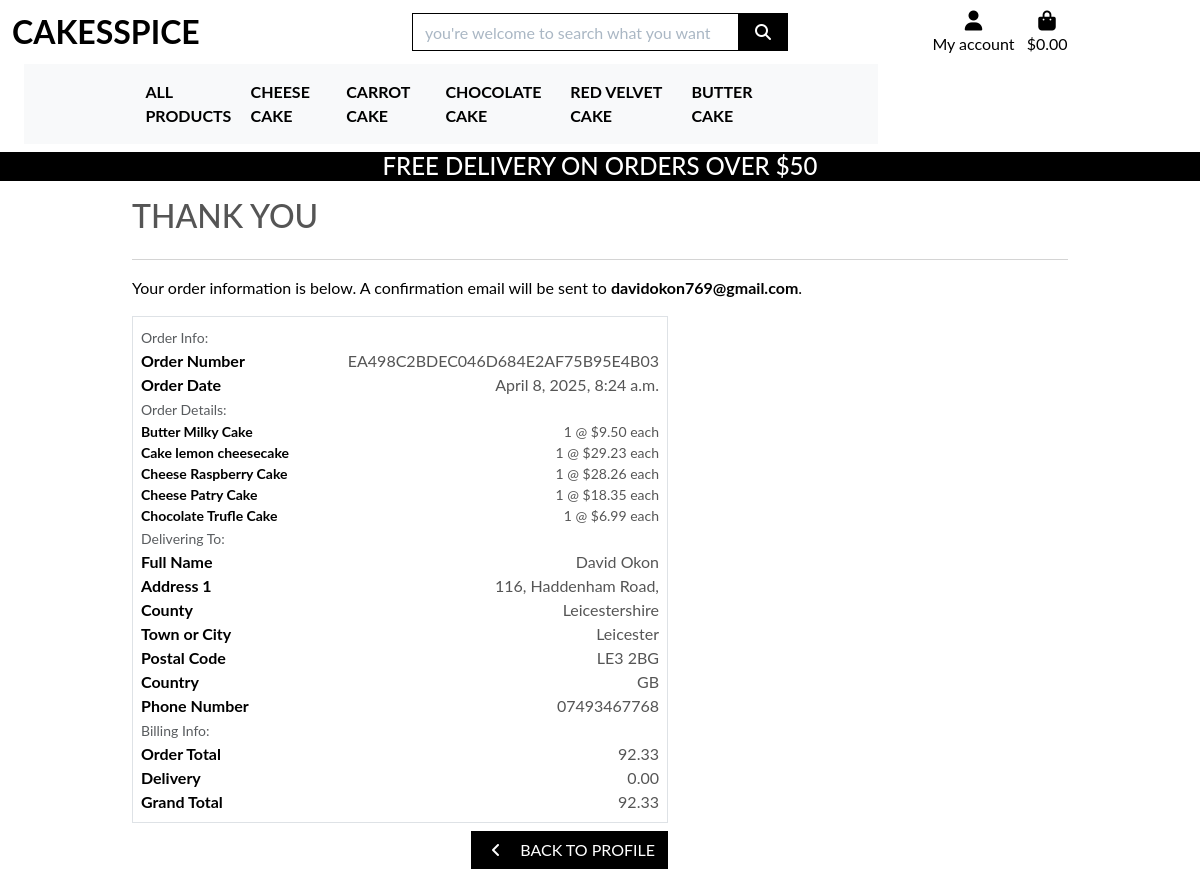
The page /profile/order_history/EA498C2BDEC046D684E2AF75B95E4B03 on the database its author committed.
### checkout/models.py (models this page shows, shortened)
class Order(models.Model):
    order_number = models.CharField(max_length=32, null=False, editable=False)
    user_profile = models.ForeignKey(UserProfile, on_delete=models.SET_NULL,
                                     null=True, blank=True, related_name='orders')
    full_name = models.CharField(max_length=50, null=False, blank=False)
    email = models.EmailField(max_length=254, null=False, blank=False)
    phone_number = models.CharField(max_length=20, null=False, blank=False)
    country = CountryField(blank_label='Country *', null=False, blank=False)
    postcode = models.CharField(max_length=20, null=True, blank=True)
    town_or_city = models.CharField(max_length=40, null=False, blank=False)
    street_address1 = models.CharField(max_length=80, null=False, blank=False)
    street_address2 = models.CharField(max_length=80, null=True, blank=True)
    county = models.CharField(max_length=80, null=True, blank=True)
    date = models.DateTimeField(auto_now_add=True)
    delivery_cost = models.DecimalField(max_digits=6, decimal_places=2, null=False, default=0)
    order_total = models.DecimalField(max_digits=10, decimal_places=2, null=False, default=0)
    grand_total = models.DecimalField(max_digits=10, decimal_places=2, null=False, default=0)
    original_bag = models.TextField(null=False, blank=False, default='')
    stripe_pid = models.CharField(max_length=254, null=False, blank=False, default='')

class OrderLineItem(models.Model):
    order = models.ForeignKey(Order, null=False, blank=False, on_delete=models.CASCADE, related_name='lineitems')
    product = models.ForeignKey(Product, null=False, blank=False, on_delete=models.CASCADE)
    product_size = models.CharField(max_length=2, null=True, blank=True) # XS, S, M, L, XL
    quantity = models.IntegerField(null=False, blank=False, default=0)
    lineitem_total = models.DecimalField(max_digits=6, decimal_places=2, null=False, blank=False, editable=False)

### products/models.py (models this page shows, shortened)
class Product(models.Model):
    name = models.CharField(max_length=500)
    price = models.DecimalField(max_digits=10, decimal_places=2)
    description = models.TextField(default=now)
    category = models.ForeignKey('Category', on_delete=models.CASCADE, default=1)
    rating = models.DecimalField(max_digits=6, decimal_places=2, null=False, default=0.0)
    imageUrl = models.URLField(null=True, blank=True)
    image = models.ImageField(upload_to='products/', null=True, blank=True)

### profiles/views.py (the view)
# urls.py: path('order_history/<order_number>', views.order_history, name='order_history'),
def order_history(request, order_number):
    order = get_object_or_404(Order, order_number=order_number)
    messages.info(request, (
        f'This is a past confirmation for order number {order_number}. '
        'A confirmation email was sent on the order date.'
    ))
    template = 'checkout/checkout_success.html'
    context = {
        'order': order,
        'from_profile': True,
    }
    return render(request, template, context)

### bag/context.py (called while the page is built, shortened)
def bag_contents(request):
    bag_items = []
    total = 0
    product_count = 0
    bag = request.session.get('bag', {})
    if not bag:
        return {
            'bag_items': bag_items,
            'total': total,
            'product_count': product_count,
            'delivery': 0,
            'free_delivery_delta': 0,
            'free_delivery_threshold': 0,
            'grand_total': 0
        }

### checkout/templates/checkout/checkout_success.html (shortened to what this page needs)
{% extends "base.html" %}
{% load static %}
{% block extra_css %}
    <link rel="stylesheet" href="{% static 'checkout/css/checkout.css' %}">
{% endblock %}
{% block page_header %}
    <div class="container header-container">
    </div>
{% endblock %}
{% block content %}
    <div class="overlay"></div>
    <div class="container">
        <div class="row">
            <div class="col">
                <h2 class="logo-font mb-4">Thank You</h2>
                <hr>
                <p class="text-black">Your order information is below. A confirmation email will be sent to <strong>{{ order.email }}</strong>.</p>
            </div>
        </div>
        <div class="row">
            <div class="col-12 col-lg-7">
                <div class="order-confirmation-wrapper p-2 border">
                    <div class="row">
                        <div class="col">
                            <small class="text-muted">Order Info:</small>
                        </div>
                    </div>
                    <div class="row">
                        <div class="col-12 col-md-4">
                            <p class="mb-0 text-black font-weight-bold">Order Number</p>
                        </div>
                        <div class="col-12 col-md-8 text-md-right">
                            <p class="mb-0">{{ order.order_number }}</p>
                        </div>
                    </div>
                    <div class="row">
                        <div class="col-12 col-md-4">
                            <p class="mb-0 text-black font-weight-bold">Order Date</p>
                        </div>
                        <div class="col-12 col-md-8 text-md-right">
                            <p class="mb-0">{{ order.date }}</p>
                        </div>
                    </div>
                    <div class="row">
                        <div class="col">
                            <small class="text-muted">Order Details:</small>
                        </div>
                    </div>
                    {% for item in order.lineitems.all %}
                    <div class="row">
                        <div class="col-12 col-md-4">
                            <p class="small mb-0 text-black font-weight-bold">
                                {{ item.product.name }}{% if item.product_size %} - Size {{ item.product_size|upper}}{% endif %}
                            </p>
                        </div>
                        <div class="col-12 col-md-8 text-md-right">
                            <p class="small mb-0">{{ item.quantity }} @ ${{ item.product.price }} each</p>
                        </div>
                    </div>
                    {% endfor %}
                    <div class="row">
                        <div class="col">
                            <small class="text-muted">Delivering To:</small>
                        </div>
                    </div>
                    <div class="row">
                        <div class="col-12 col-md-4">
                            <p class="mb-0 text-black font-weight-bold">Full Name</p>
                        </div>
                        <div class="col-12 col-md-8 text-md-right">
                            <p class="mb-0">{{ order.full_name }}</p>
                        </div>
                    </div>
                    <div class="row">
                        <div class="col-12 col-md-4">
                            <p class="mb-0 text-black font-weight-bold">Address 1</p>
                        </div>
                        <div class="col-12 col-md-8 text-md-right">
                            <p class="mb-0">{{ order.street_address1 }}</p>
                        </div>
                    </div>
                    {% if order.county %}
                    <div class="row">
                        <div class="col-12 col-md-4">
                            <p class="mb-0 text-black font-weight-bold">County</p>
                        </div>
                        <div class="col-12 col-md-8 text-md-right">
                            <p class="mb-0">{{ order.county }}</p>
                        </div>
                    </div>
                    {% endif %}
                    <div class="row">
                        <div class="col-12 col-md-4">
                            <p class="mb-0 text-black font-weight-bold">Town or City</p>
                        </div>
                        <div class="col-12 col-md-8 text-md-right">
                            <p class="mb-0">{{ order.town_or_city }}</p>
                        </div>
                    </div>
                    {% if order.postcode %}
                    <div class="row">
                        <div class="col-12 col-md-4">
                            <p class="mb-0 text-black font-weight-bold">Postal Code</p>
                        </div>
                        <div class="col-12 col-md-8 text-md-right">
                            <p class="mb-0">{{ order.postcode }}</p>
                        </div>
                    </div>
                    {% endif %}
                    <div class="row">
                        <div class="col-12 col-md-4">
                            <p class="mb-0 text-black font-weight-bold">Country</p>
                        </div>
                        <div class="col-12 col-md-8 text-md-right">
                            <p class="mb-0">{{ order.country }}</p>
                        </div>
                    </div>
                    <div class="row">
                        <div class="col-12 col-md-4">
                            <p class="mb-0 text-black font-weight-bold">Phone Number</p>
                        </div>
                        <div class="col-12 col-md-8 text-md-right">
                            <p class="mb-0">{{ order.phone_number }}</p>
                        </div>
                    </div>
                    <div class="row">
                        <div class="col">
                            <small class="text-muted">Billing Info:</small>
                        </div>
                    </div>
                    <div class="row">
                        <div class="col-12 col-md-4">
                            <p class="mb-0 text-black font-weight-bold">Order Total</p>
                        </div>
                        <div class="col-12 col-md-8 text-md-right">
                            <p class="mb-0">{{ order.order_total }}</p>
                        </div>
                    </div>
                    <div class="row">
                        <div class="col-12 col-md-4">
                            <p class="mb-0 text-black font-weight-bold">Delivery</p>
                        </div>
                        <div class="col-12 col-md-8 text-md-right">
                            <p class="mb-0">{{ order.delivery_cost }}</p>
                        </div>
                    </div>
                    <div class="row">
                        <div class="col-12 col-md-4">
                            <p class="mb-0 text-black font-weight-bold">Grand Total</p>
                        </div>
                        <div class="col-12 col-md-8 text-md-right">
                            <p class="mb-0">{{ order.grand_total }}</p>
                        </div>
                    </div>
                </div>
            </div>
        </div>
        <div class="row">
			<div class="col-12 col-lg-7 text-right">
				{% if from_profile %}
                    <a href="{% url 'profile' %}" class="btn btn-black rounded-0 my-2">
                        <span class="icon mr-2">
                            <i class="fas fa-angle-left"></i>
                        </span>
                        <span class="text-uppercase">Back to Profile</span>
                    </a>
                {% endif %}
			</div>
		</div>
    </div>
{% endblock %}

### static/css/base.css (style rules this page uses)
html { height: 100%; }
body { background: url('/workspace/CakesSpice/media/pexels-moose-photos-170195-1036621 (1).jpg') no-repeat center center fixed; background-size: cover; height: calc(100vh - 164px); color: #555; font-family: 'Lato'; }
.icon { align-items: center; display: inline-flex; justify-content: center; height: 1.5rem; width: 1.5rem; }
.logo-font { text-transform: uppercase; }
.btn-black { background: black; color: white; }
.text-black { color: #000 !important; }
.overlay { height: 100%; width: 100%; top: 0; left: 0; position: fixed; background: white; z-index: -1; }
@media (min-width: 1200px) { .container { max-width: 80%; } }
@media (min-width: 992px) { .header-container { padding-top: 164px; } }

### rows shown on the page
Order: email "davidokon769@gmail.com", order_number "EA498C2BDEC046D684E2AF75B95E4B03", date "April 8, 2025, 8:24 a.m.", full_name "David Okon", street_address1 "116, Haddenham Road,", county "Leicestershire", town_or_city "Leicester", postcode "LE3 2BG", country "GB", phone_number "07493467768", order_total "92.33", delivery_cost "0.00", grand_total "92.33"
OrderLineItem: product.name "Butter Milky Cake", quantity "1", product.price "9.50"
OrderLineItem: product.name "Cake lemon cheesecake", quantity "1", product.price "29.23"
OrderLineItem: product.name "Cheese Raspberry Cake", quantity "1", product.price "28.26"
OrderLineItem: product.name "Cheese Patry Cake", quantity "1", product.price "18.35"
OrderLineItem: product.name "Chocolate Trufle Cake", quantity "1", product.price "6.99"

### other values the page prints
{{ free_delivery_threshold }} "0"
